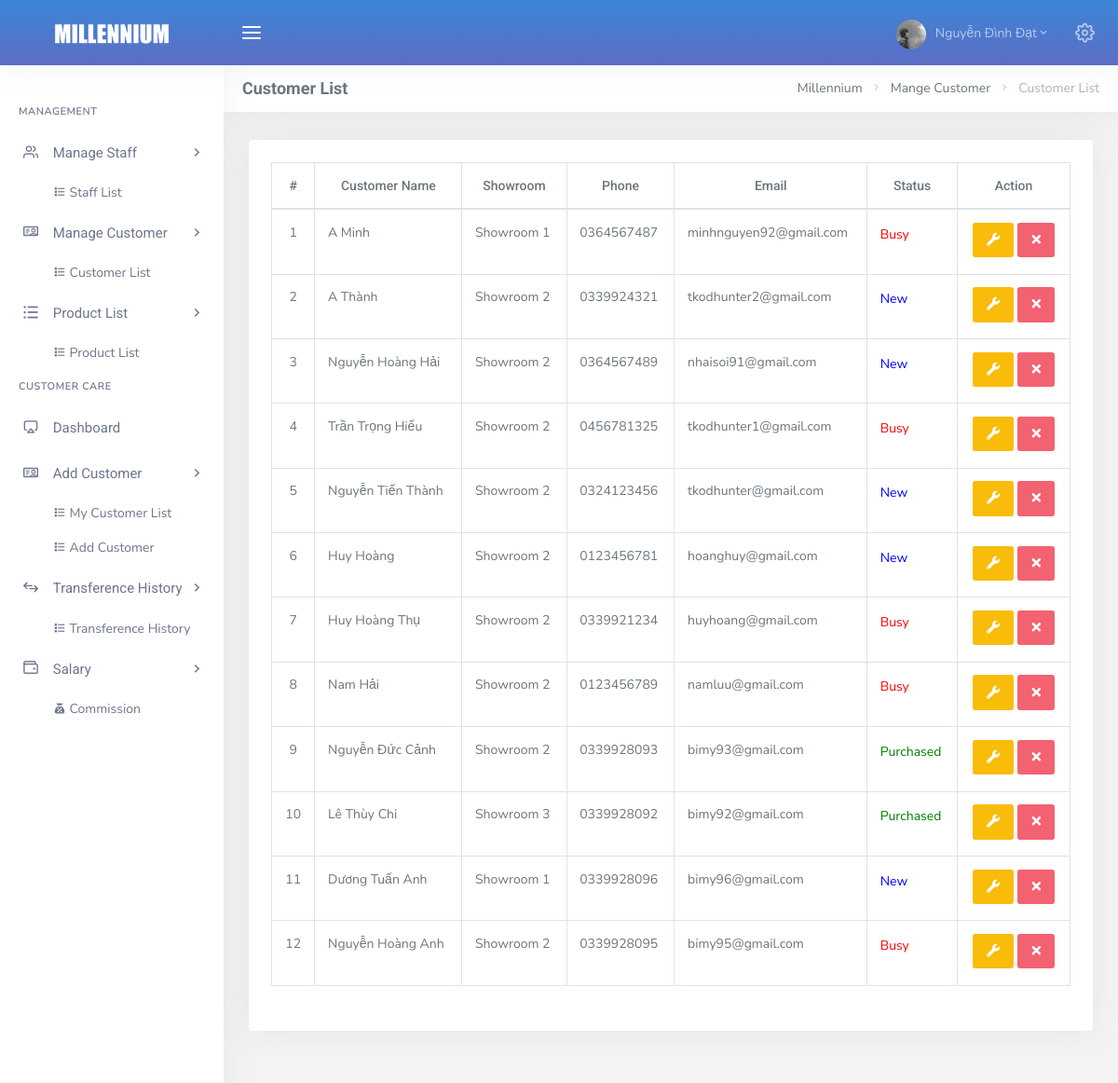
The page /admin/dashboard.php?page=list_customer (signed in) on the database its author committed.
### tables this page shows
CREATE TABLE `tbl_customer` (
  `id` int(11) NOT NULL,
  `name` varchar(50) NOT NULL,
  `showroom_id` int(11) NOT NULL,
  `phone` varchar(10) NOT NULL,
  `email` varchar(50) NOT NULL,
  `sex` varchar(5) NOT NULL,
  `birth` date NOT NULL DEFAULT '1970-01-01',
  `passw` varchar(50) NOT NULL DEFAULT 'e10adc3949ba59abbe56e057f20f883e',
  `avatar` varchar(50) NOT NULL DEFAULT 'guest.jpg',
  `create_at` datetime NOT NULL DEFAULT current_timestamp()
);

CREATE TABLE `tbl_showroom` (
  `showroom_id` int(11) NOT NULL,
  `title` varchar(50) NOT NULL,
  `addres` varchar(100) NOT NULL,
  `create_at` datetime NOT NULL DEFAULT current_timestamp()
);

### admin/Controller/Customer/Customer_c.php (called while the page is built)
<?php
    include_once("Model/Customer/Customer_m.php");
    class Customer_c extends Customer_m {
        private $customer;
        function __construct()
        {
            $this->customer = new Customer_m();
        }
        public function Customer () {
            $customer = $this->customer->getCustomer();
            include_once 'View/Customer/list_customer.php';
        }
    }

### admin/Config/myConfig.php (called while the page is built, shortened)
<?php
	class Connect{
		private $user = "root";
		private $pass = "";
		private $dns = "mysql:host=localhost;dbname=customer_care";
		function __construct(){
			try {
				$this->pdo = new PDO($this->dns, $this->user, $this->pass);
				$this->pdo->query("SET NAMES utf8");
			} catch (PDOException $e) {
				echo $e->getMessage();
				exit();
			}
		}
	}
 ?>

### admin/Model/Customer/Customer_m.php (called while the page is built, shortened)
<?php
    include_once("Config/myConfig.php");
    class Customer_m extends Connect {
        function __construct()
        {
            parent::__construct();
        }
        protected function getCustomer () {
            $sql = "SELECT
                        *
                    FROM
                        tbl_customer,
                        tbl_showroom,
                        tbl_care
                    WHERE
                        tbl_customer.showroom_id = tbl_showroom.showroom_id AND tbl_customer.id = tbl_care.customer_id
                    ORDER BY
                        tbl_customer.create_at
                    DESC
                        ";
            $pre = $this->pdo->prepare($sql);
            $pre->execute();
            $result = array();
            while ($row = $pre->fetch(PDO::FETCH_ASSOC)) {
                $result[] = $row;
            }
            return $result;
        }
    }

### admin/View/Customer/list_customer.php (the view, shortened to what this page needs)
<?php
  include_once("Controller/Customer/Customer_c.php");
 ?>
<div class="row">
  <div class="col-12">
    <div class="card-box table-responsive table_Cus">
        <table id="datatable_listcustomer" class="display table table-bordered dt-responsive nowrap" style="border-collapse: collapse; border-spacing: 0; width: 100%;">
          <thead>
            <tr class="text-center">
              <th>#</th>
              <th>Customer Name</th>
              <th>Showroom</th>
              <th>Phone</th>
              <th>Email</th>
              <th>Status</th>
              <th>Action</th>
            </tr>
          </thead>
          <tbody id="view_data">
            <?php
              $dem = 0;
              foreach ($customer as $key => $value) {
              ?>
                <tr>
                  <td class="text-center"><?php echo $dem+=1; ?></td>
                  <td><?php echo $value['name']; ?></td>
                  <td><?php echo $value['title']; ?></td>
                  <td><?php echo $value['phone']; ?></td>
                  <td><?php echo $value['email']; ?></td>
                  <td><?php
                      if ($value['status'] == 1) {
                          echo "<p style='color: red;'>Busy</p>";
                      }else if ($value['status'] == 2){
                          echo "<p style='color: green;'>Purchased</p>";
                      }else if ($value['status'] == 3){
                          echo "<p style='color: blue;'>New</p>";
                      }
                  ?></td>
                  <td class="text-center">
                    <button type="button" class="btn btn-icon waves-effect waves-light btn-warning" data-toggle="modal" data-target="#edit_customer<?= $value['id'] ?>" data-whatever="@getbootstrap" title="Modify"><span><i class="fas fa-wrench"></i></span></button>
                      <button class="btn btn-danger btn-icon waves-effect waves-light delCus" value="<?php echo $value['id']; ?>" title="Delete">
                        <i class="fas fa-times"></i>
                      </button>
                  </td>
                </tr>
              <?php
              }
             ?>
          </tbody>
      </table>
    </div>
  </div>
</div>

### rows shown on the page
tbl_customer: dem "1", name "A Minh", showroom.title "Showroom 1", phone "0364567487", email "minhnguyen92@gmail.com", shows "Busy", $value['id'] 176 (drawn)
tbl_customer: dem "2", name "A Thành", showroom.title "Showroom 2", phone "0339924321", email "tkodhunter2@gmail.com", shows "New", $value['id'] 174 (drawn)
tbl_customer: dem "3", name "Nguyễn Hoàng Hải", showroom.title "Showroom 2", phone "0364567489", email "nhaisoi91@gmail.com", shows "New", $value['id'] 156 (drawn)
tbl_customer: dem "4", name "Trần Trọng Hiếu", showroom.title "Showroom 2", phone "0456781325", email "tkodhunter1@gmail.com", shows "Busy", $value['id'] 155 (drawn)
tbl_customer: dem "5", name "Nguyễn Tiến Thành", showroom.title "Showroom 2", phone "0324123456", email "tkodhunter@gmail.com", shows "New", $value['id'] 153 (drawn)
tbl_customer: dem "6", name "Huy Hoàng", showroom.title "Showroom 2", phone "0123456781", email "hoanghuy@gmail.com", shows "New", $value['id'] 152 (drawn)
tbl_customer: dem "7", name "Huy Hoàng Thụ", showroom.title "Showroom 2", phone "0339921234", email "huyhoang@gmail.com", shows "Busy", $value['id'] 151 (drawn)
tbl_customer: dem "8", name "Nam Hải", showroom.title "Showroom 2", phone "0123456789", email "namluu@gmail.com", shows "Busy", $value['id'] 150 (drawn)
tbl_customer: dem "9", name "Nguyễn Đức Cảnh", showroom.title "Showroom 2", phone "0339928093", email "bimy93@gmail.com", shows "Purchased", $value['id'] 10 (drawn)
tbl_customer: dem "10", name "Lê Thùy Chi", showroom.title "Showroom 3", phone "0339928092", email "bimy92@gmail.com", shows "Purchased", $value['id'] 11 (drawn)
tbl_customer: dem "11", name "Dương Tuấn Anh", showroom.title "Showroom 1", phone "0339928096", email "bimy96@gmail.com", shows "New", $value['id'] 7 (drawn)
tbl_customer: dem "12", name "Nguyễn Hoàng Anh", showroom.title "Showroom 2", phone "0339928095", email "bimy95@gmail.com", shows "Busy", $value['id'] 8 (drawn)

### other values the page prints
$_SESSION['name'] "Nguyễn Đình Đạt"
